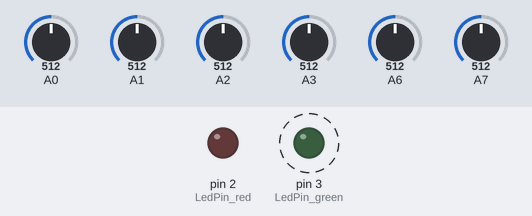
A sketch run on a simulated Arduino Nano, built with avr-gcc and run on an emulated ATmega328P. On the bench: output pins drawn as LEDs (lit = HIGH). Dashed ring = blinking. The inputs (shaded band) are chosen by the test bench; at power-on: A0 = 512, A1 = 512, A2 = 512, A3 = 512, A6 = 512, A7 = 512. The local clock reads 2024-03-15 10:24:30 at power-on unless the sketch sets it; storage starts empty; what the sketch prints to the serial monitor is not drawn.

Above: at 4.2 s.
4.3 s: A0 set to 106
7.3 s: A0 set to 89
10.3 s: A1 set to 105
13.3 s: A1 set to 91
Timing chart, 0 to 17.3 s (numbered marks = the images above; inputs shaded):
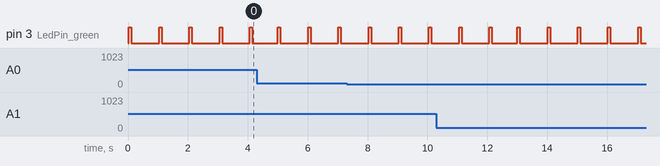

The sketch:

Log_P_Data_Sven.ino
```cpp
#include <SPI.h>
#include <SD.h>
#include "RTClib.h"

#define logger "L1"

const int LedPin_red = 2; // Digital pin of the indicator LED
const int LedPin_green = 3; // Digital pin of the indicator LED

RTC_DS3231 rtc;
File myFile;

int old_second = 0;
int add_mill = 0;
char msg[80]; // define max message size
char filename[] = "00000000.txt";

void setup() {
  pinMode(LedPin_red, OUTPUT);
  pinMode(LedPin_green, OUTPUT);

  // Open serial communications and wait for port to open:
  Serial.begin(9600);
  while (!Serial) {
    ;// wait for serial port to connect. Needed for native USB port only
  }

  Serial.print("Initializing SD card...");
  if (!SD.begin(4)) {
    digitalWrite(LedPin_red, HIGH);
    Serial.println("initialization failed!");
    while (1);
  }
  Serial.println("initialization done.");

  if (! rtc.begin()) {
    digitalWrite(LedPin_red, HIGH);
    Serial.println("Couldn't find RTC");
    Serial.flush();
    abort();
  }

  // When time needs to be set on a new device, or after a power loss, the
  // following line sets the RTC to the date & time this sketch was compiled
  //rtc.adjust(DateTime(F(__DATE__), F(__TIME__)));

  // This line sets the RTC with an explicit date & time, for example to set
  // January 21, 2014 at 3am you would call:
  // rtc.adjust(DateTime(2014, 1, 21, 3, 0, 0));


  digitalWrite(LedPin_red, LOW);
  digitalWrite(LedPin_green, LOW);
}

void loop() {
  DateTime now = rtc.now();

  int year_str = now.year();
  int month_str = now.month();
  int day_str = now.day();

  int hour_str = now.hour();
  int minute_str = now.minute();
  int second_str = now.second();

  int analog_0 = analogRead(A0);
  int analog_1 = analogRead(A1);
  int analog_2 = analogRead(A2);
  int analog_3 = analogRead(A3);
  int analog_6 = analogRead(A6);
  int analog_7 = analogRead(A7);

  if (old_second == second_str){
    ++add_mill;
  } else {
    add_mill = 0;
    digitalWrite(LedPin_green, HIGH);
  }

  old_second = second_str;

  if (add_mill < 10){
    snprintf(msg, 75, "%s;%d;%d;%d;%d;%d;%d;%d-%d-%d %d:%d:%d.%d", logger, analog_0, analog_1, analog_2, analog_3, analog_6, analog_7, year_str, month_str, day_str, hour_str, minute_str, second_str, add_mill);
    Serial.println(msg);

    getFileName();
    //Serial.println(filename);

    myFile = SD.open(filename, FILE_WRITE);

    // if the file opened okay, write to it:
    if (myFile) {
      //Serial.println("Writing to file ...");
      myFile.println(msg);
      //digitalWrite(LedPin_red, HIGH);
      // close the file:
      myFile.close();
      //Serial.println("done.");
    } else {
      // if the file didn't open, print an error:
      digitalWrite(LedPin_red, HIGH);
      Serial.println("error opening file");
    }
  }
  delay(70); // Logging interval
  digitalWrite(LedPin_red, LOW);
  digitalWrite(LedPin_green, LOW);
}

void getFileName(){

  DateTime now = rtc.now();

  filename[0] = (now.year()/10)%10 + '0'; //To get 3rd digit from year()
  filename[1] = now.year()%10 + '0'; //To get 4th digit from year()

  filename[2] = now.month()/10 + '0'; //To get 1st digit from month()
  filename[3] = now.month()%10 + '0'; //To get 2nd digit from month()

  filename[4] = now.day()/10 + '0'; //To get 1st digit from day()
  filename[5] = now.day()%10 + '0'; //To get 2nd digit from day()

  filename[6] = now.hour()/10 + '0'; //To get 1st digit from hour()
  filename[7] = now.hour()%10 + '0'; //To get 2nd digit from hour()
}
```

Measured:
- by itself, pin 3 (LedPin_green): alternates HIGH for 0.08 s and LOW for 0.92 s
